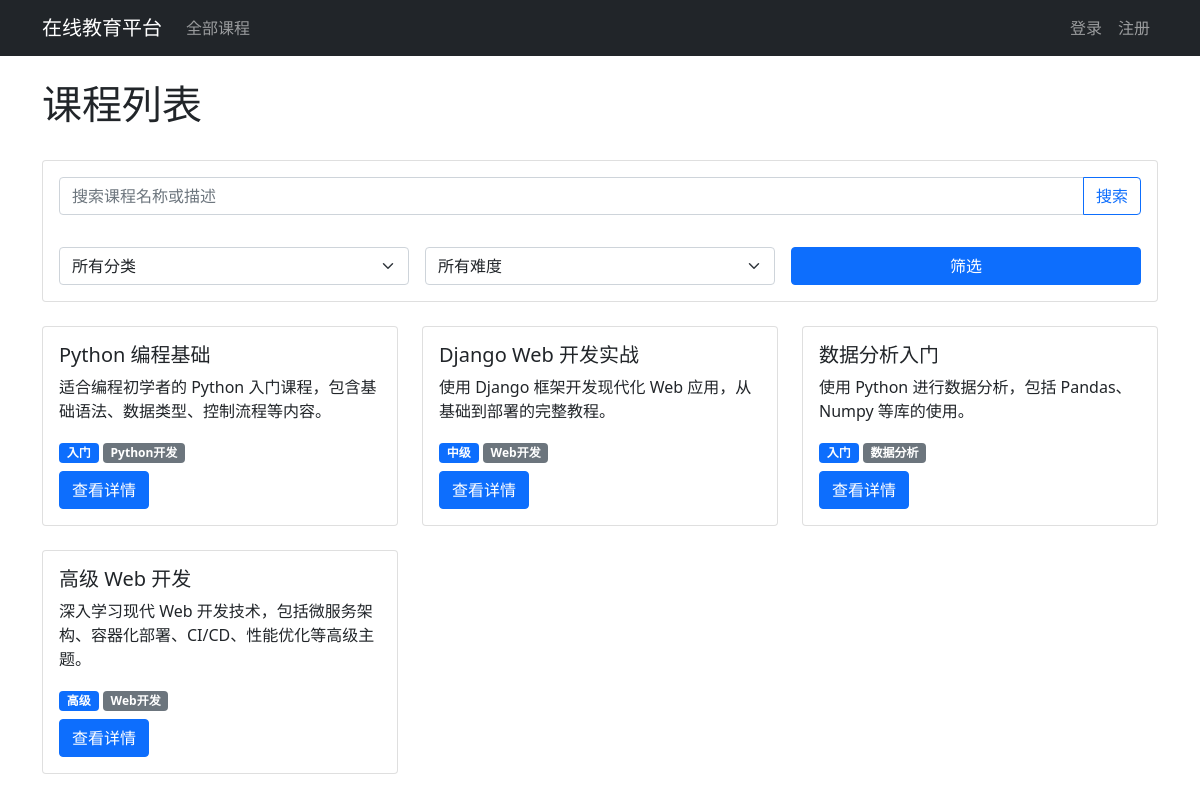
The page / on the database its author committed.
### courses/models.py (models this page shows, shortened)
class Course(models.Model):
    title = models.CharField(max_length=200, verbose_name='课程名称')
    description = models.TextField(verbose_name='课程描述')
    teacher = models.ForeignKey(CustomUser, on_delete=models.CASCADE, related_name='courses_taught', verbose_name='讲师')
    created_at = models.DateTimeField(auto_now_add=True, verbose_name='创建时间')
    updated_at = models.DateTimeField(auto_now=True)
    thumbnail = models.ImageField(upload_to='course_thumbnails', blank=True, verbose_name='课程封面')
    category = models.CharField(max_length=50, verbose_name='课程分类', default='其他')
    level = models.CharField(max_length=20, choices=[
        ('beginner', '入门'),
        ('intermediate', '中级'),
        ('advanced', '高级')
    ], default='beginner', verbose_name='难度等级')
    class Meta:
        verbose_name = '课程'
        verbose_name_plural = '课程'

### courses/views.py (the view, shortened to what this page needs)
# urls.py: path('', views.course_list, name='course_list'),
def course_list(request):
    courses = Course.objects.all()
    categories = sorted(Course.objects.values_list('category', flat=True).distinct())
    category = request.GET.get('category')
    level = request.GET.get('level')
    search_query = request.GET.get('search')
    if category:
        courses = courses.filter(category__iexact=category)  # 使用 iexact 进行不区分大小写的精确匹配
    if level:
        courses = courses.filter(level=level)
    if search_query:
        courses = courses.filter(title__icontains=search_query) | \
                 courses.filter(description__icontains=search_query)
    return render(request, 'courses/course_list.html', {
        'courses': courses,
        'categories': categories,
        'current_category': category,
        'current_level': level,
        'search_query': search_query,
    })

### templates/courses/course_list.html (shortened to what this page needs)
{% extends 'base.html' %}
{% block content %}
<div class="row mb-4">
    <div class="col">
        <h1>课程列表</h1>
    </div>
</div>
<div class="row mb-4">
    <div class="col">
        <div class="card">
            <div class="card-body">
                <form method="get" class="row g-3">
                    <div class="col-md-12 mb-3">
                        <div class="input-group">
                            <input type="text" name="search" class="form-control"
                                   placeholder="搜索课程名称或描述"
                                   value="{{ search_query|default:'' }}">
                            <button class="btn btn-outline-primary" type="submit">搜索</button>
                        </div>
                    </div>
                    <div class="col-md-4">
                        <select name="category" class="form-select">
                            <option value="">所有分类</option>
                        </select>
                    </div>
                    <div class="col-md-4">
                        <select name="level" class="form-select">
                            <option value="">所有难度</option>
                        </select>
                    </div>
                    <div class="col-md-4">
                        <button type="submit" class="btn btn-primary w-100">筛选</button>
                    </div>
                </form>
            </div>
        </div>
    </div>
</div>
<div class="row">
    {% for course in courses %}
    <div class="col-md-4 mb-4">
        <div class="card h-100">
            <div class="card-body">
                <h5 class="card-title">{{ course.title }}</h5>
                <p class="card-text">{{ course.description|truncatewords:30 }}</p>
                <div class="mb-2">
                    <span class="badge bg-primary">{{ course.get_level_display }}</span>
                    <span class="badge bg-secondary">{{ course.category }}</span>
                </div>
                <a href="{% url 'courses:course_detail' course.id %}" class="btn btn-primary">查看详情</a>
            </div>
        </div>
    </div>
    {% endfor %}
</div>
{% endblock %}

### rows shown on the page
Course: title "Python 编程基础", description "适合编程初学者的 Python 入门课程，包含基础语法、数据类型、控制流程等内容。", level "入门", category "Python开发"
Course: title "Django Web 开发实战", description "使用 Django 框架开发现代化 Web 应用，从基础到部署的完整教程。", level "中级", category "Web开发"
Course: title "数据分析入门", description "使用 Python 进行数据分析，包括 Pandas、Numpy 等库的使用。", level "入门", category "数据分析"
Course: title "高级 Web 开发", description "深入学习现代 Web 开发技术，包括微服务架构、容器化部署、CI/CD、性能优化等高级主题。", level "高级", category "Web开发"
